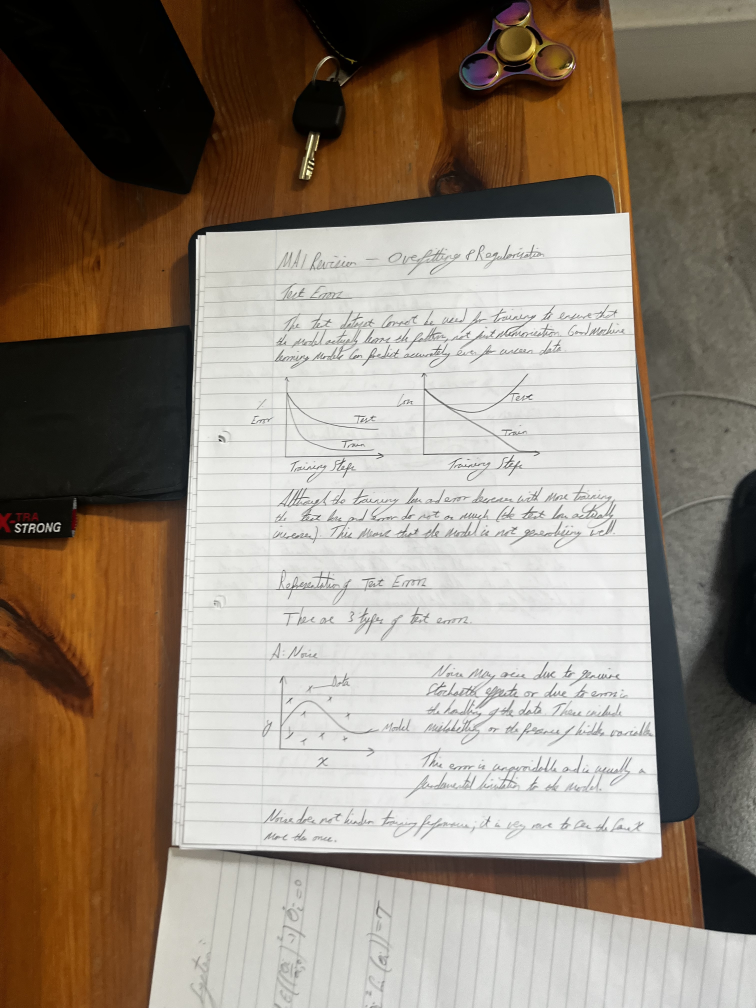
#> input picture tests/fixtures/IMG_0085.jpeg, 3024 x 4032 px (shown at 1/4 size)
$ python -i image.py   (imports and definitions only)
#> lines starting #> are read from the running program, lines starting #| are printed output that depends on the picture; after the words box and inside, x2 and y2 are one past the last pixel; in counts of white or black regions, pixels touching at a corner belong together
#> in load_and_clean, img is the input picture: shape (4032, 3024, 3); mean B, G, R 120, 133, 145.1
import cv2
import numpy as np
from pathlib import Path

"""def load_grayscale(image_path: str | Path) -> np.ndarray:
   '''Loads the image as a grayscale from the path'''
   image = cv2.imread(str(image_path), cv2.IMREAD_GRAYSCALE)
   return image

def load_colour(image_path: str | Path) -> np.ndarray:
   image = cv2.imread(str(image_path), cv2.IMREAD_COLOR_RGB)
   return image

def binarise(image: np.ndarray) -> np.ndarray:
   '''Finds the black/white cutoff to increase the contrast'''
   _, binary_image = cv2.threshold(
      image, 0, 255, cv2.THRESH_BINARY + cv2.THRESH_OTSU
   )
   return binary_image

def deskew(image: np.ndarray) -> np.ndarray:
   '''rotates the image to correct for tilted photos'''

   # Find dark pixel coords
   coords = np.column_stack(np.where(image < 128))

   # Not enough content to measure skew
   if len(coords) < 10:
      return image

   # Finds the Angle
   angle = cv2.minAreaRect(coords)[-1]
   if angle < -45:
      angle = 90 + angle

   # Skip rotation if skew is negligible
   if abs(angle) < 0.5:
      return image

   # Finds the centre of the image and warps to a rectangle
   height, width = image.shape
   centre = (width // 2, height // 2)
   matrix = cv2.getRotationMatrix2D(centre, angle, 1.0)
   return cv2.warpAffine(
      image, matrix, (width, height),
      flags=cv2.INTER_CUBIC,
      borderMode=cv2.BORDER_REPLICATE
   )


def denoise(image: np.ndarray) -> np.ndarray:
   '''Light noise reduction: removes speckles without removing lines'''
   kernel = cv2.getStructuringElement(cv2.MORPH_RECT, (2, 2))
   return cv2.morphologyEx(image, cv2.MORPH_OPEN, kernel)

def save_debug(image: np.ndarray, path: str | Path) -> None:
   '''saves the image at a debug location'''
   cv2.imwrite(str(path), image)

def load_and_clean(image_path: str | Path, save_image_path: None | str | Path = None) -> np.ndarray:
   '''loads and cleans up the image'''
   image = load_grayscale(image_path)
   image = binarise(image)
   image = deskew(image)
   image = denoise(image)

   if save_image_path != None:
      save_debug(image, save_image_path)

   return image"""


def crop_to_page(img: np.ndarray) -> np.ndarray:
    """
    Detects the largest light-coloured rectangular region (the page)
    and crops to it. Falls back to the full image if no clear page
    boundary is found.
    """
    # Convert to HSV — easier to isolate light/white regions than in BGR
    hsv = cv2.cvtColor(img, cv2.COLOR_BGR2HSV)
#> hsv: shape (4032, 3024, 3); mean H, S, V 30.2, 78.8, 145.8

    # Mask for light regions: low saturation, high value (brightness)
    # This captures white and near-white paper regardless of lighting
    lower = np.array([0, 0, 160])
    upper = np.array([180, 60, 255])
    mask = cv2.inRange(hsv, lower, upper)
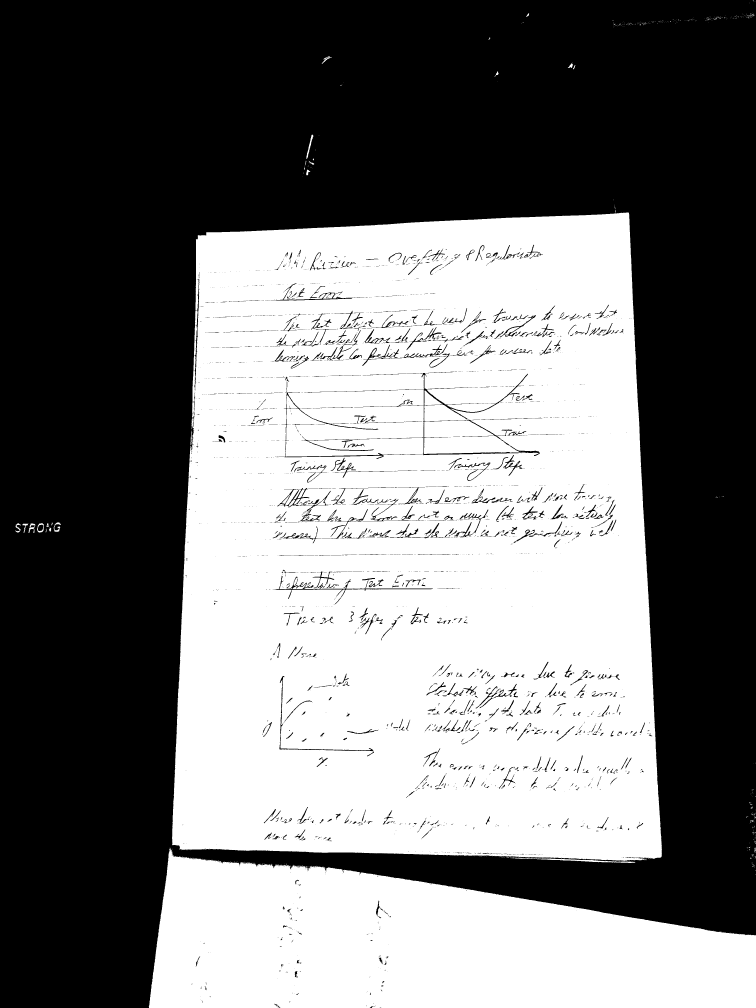
#> mask: shape (4032, 3024) (shown at 1/4 size); 46.1% white; 723 white regions (665 under 20 px), largest, box (x1, y1, x2, y2) and area: (688, 850, 2648, 3444) 4495616, (595, 3395, 3024, 4032) 1117139, (2141, 3433, 2541, 3452) 1860

    # Clean up the mask — close small holes, remove speckle
    kernel = cv2.getStructuringElement(cv2.MORPH_RECT, (20, 20))
    mask = cv2.morphologyEx(mask, cv2.MORPH_CLOSE, kernel)
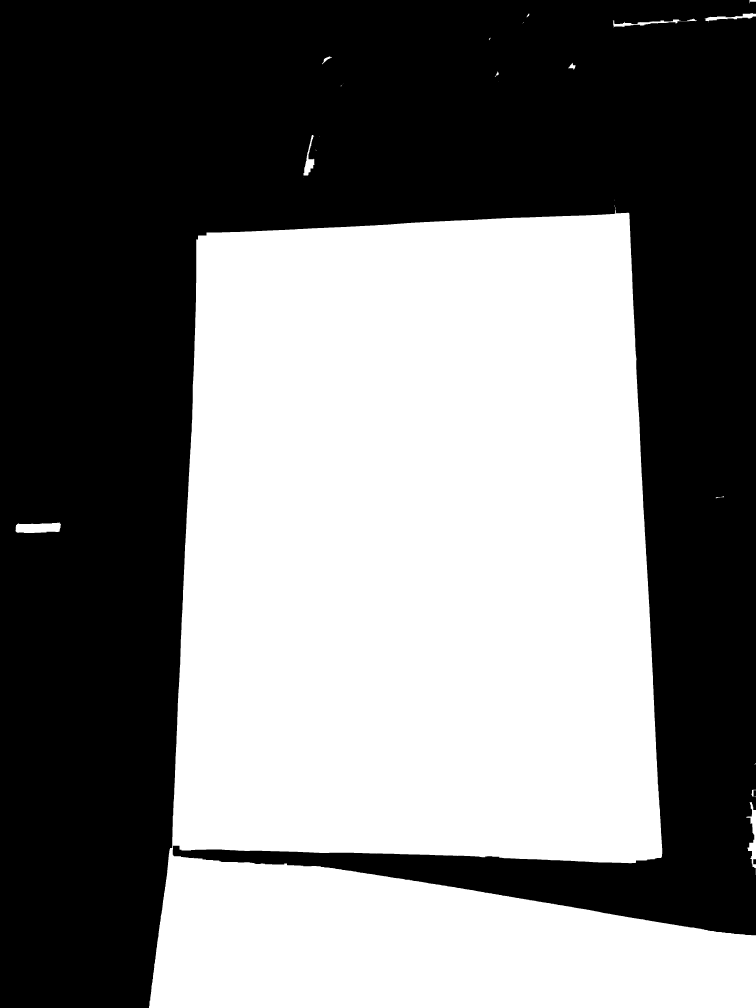
#> mask: shape (4032, 3024) (shown at 1/4 size); 47.5% white; 25 white regions (11 under 20 px), largest, box (x1, y1, x2, y2) and area: (596, 820, 3024, 4032) 5771848, (62, 2090, 244, 2132) 6231, (2985, 3209, 3024, 3500) 4151
    mask = cv2.morphologyEx(mask, cv2.MORPH_OPEN, kernel)
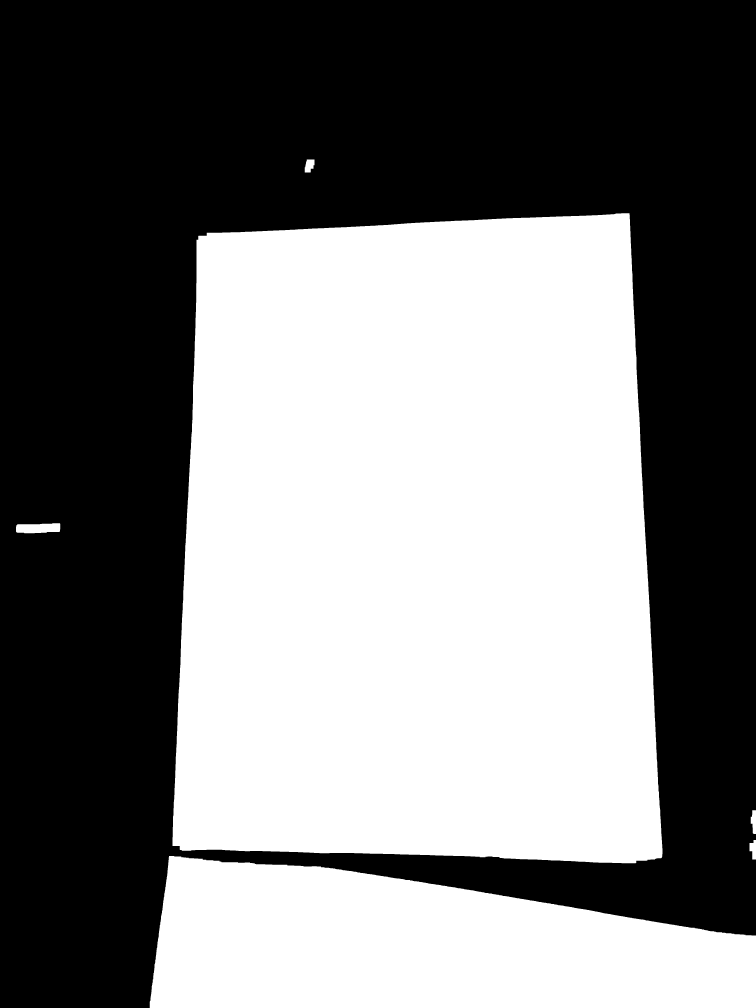
#> mask: shape (4032, 3024) (shown at 1/4 size); 47.4% white; 6 white regions

    contours, _ = cv2.findContours(
        mask, cv2.RETR_EXTERNAL, cv2.CHAIN_APPROX_SIMPLE
    )
#> contours = 6 contours; box (x1, y1, x2, y2) and area: (690, 853, 2650, 3453) 4647743, (599, 3424, 3024, 4032) 1113493, (64, 2093, 241, 2133) 5927, (1219, 638, 1258, 690) 1508, (3003, 3241, 3024, 3336) 1415, (2998, 3360, 3024, 3438) 1371

    if not contours:
        return img

    # Take the largest contour — assumed to be the page
    largest = max(contours, key=cv2.contourArea)
#> largest = contour of 782 points, box (x1, y1, x2, y2) (690, 853, 2650, 3453), area 4647743

    # Reject if the detected region is less than 20% of the image
    # (probably noise rather than a real page)
    image_area = img.shape[0] * img.shape[1]
    if cv2.contourArea(largest) < image_area * 0.2:
        return img

    # Get a tight bounding rectangle and crop with a small margin
    x, y, w, h = cv2.boundingRect(largest)
#> x = 690; y = 853; w = 1960; h = 2600
    margin = 20
    x = max(0, x - margin)
#> x = 670
    y = max(0, y - margin)
#> y = 833
    w = min(img.shape[1] - x, w + margin * 2)
#> w = 2000
    h = min(img.shape[0] - y, h + margin * 2)
#> h = 2640

    return img[y:y + h, x:x + w]
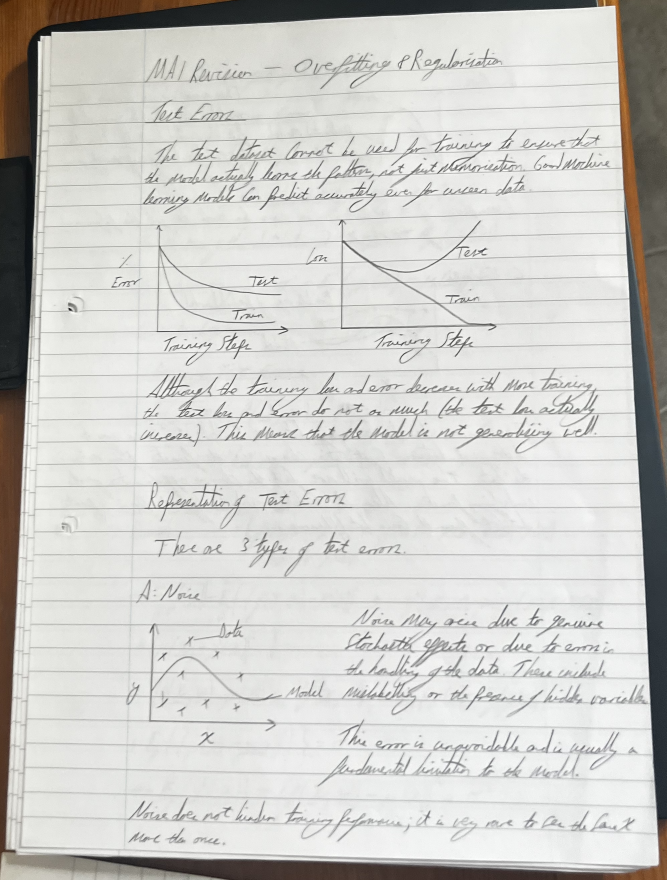
#> returned value: shape (2640, 2000, 3) (shown at 1/3 size); mean of channels 0, 1, 2 201.1, 204.5, 205.2; drawn as B, G, R


def resize_if_large(img: np.ndarray, max_dimension: int = 1600) -> np.ndarray:
#> called with max_dimension = 1600
    h, w = img.shape[:2]
    if max(h, w) <= max_dimension:
        return img
    scale = max_dimension / max(h, w)
    return cv2.resize(img, (int(w * scale), int(h * scale)))
#> returned value: shape (1600, 1212, 3)


def load_and_clean(image_path: str | Path) -> np.ndarray:
    """
    Load a colour image, crop to the page content, and resize if needed.
    """
    img = cv2.imread(str(image_path), cv2.IMREAD_COLOR)
    if img is None:
        raise ValueError(f"Could not load image at {image_path}")

    img = crop_to_page(img)
    img = resize_if_large(img, max_dimension=1600)

    return img

def save_debug(img: np.ndarray, path: str | Path) -> None:
    cv2.imwrite(str(path), img)

>>> result = load_and_clean('../../tests/fixtures/IMG_0085.jpeg')

$ run again, on tests/fixtures/IMG_0086.jpeg
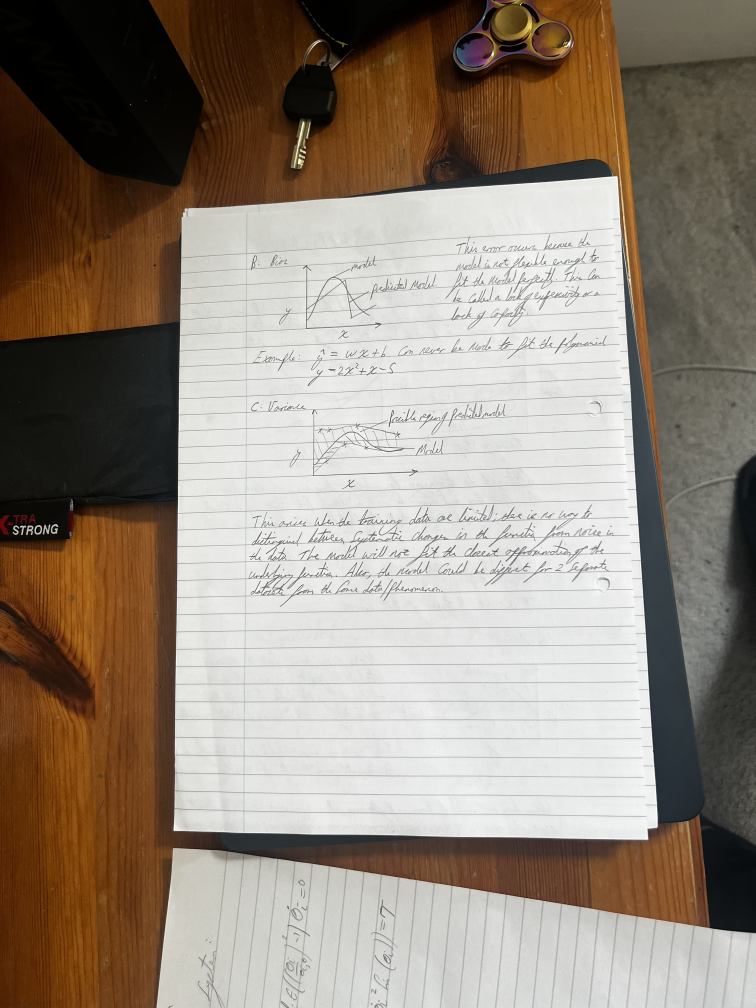
#> input picture tests/fixtures/IMG_0086.jpeg, 3024 x 4032 px (shown at 1/4 size)
#> in load_and_clean, img is the input picture: shape (4032, 3024, 3); mean B, G, R 123, 135.5, 147.4
#> hsv: shape (4032, 3024, 3); mean H, S, V 31.3, 75.6, 148.2
#> in crop_to_page, `mask = cv2.morphologyEx(mask, cv2.MORPH_CLOSE, kernel)`:
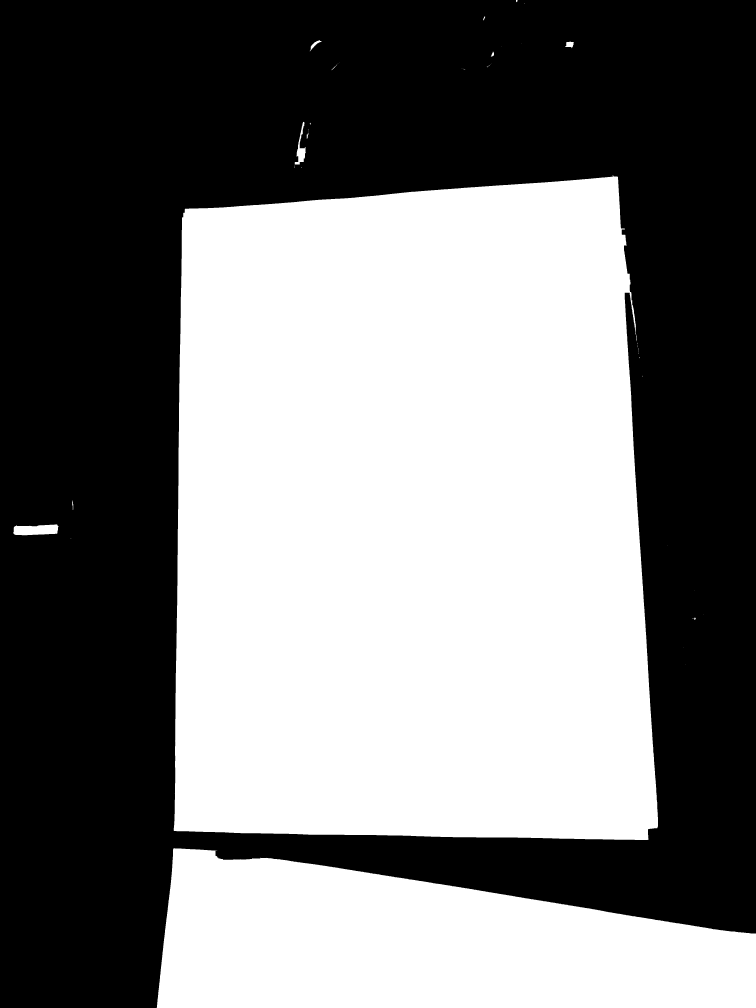
#> mask: shape (4032, 3024) (shown at 1/4 size); 48.2% white; 44 white regions (31 under 20 px), largest, box (x1, y1, x2, y2) and area: (695, 700, 2632, 3360) 4736353, (627, 3393, 3024, 4032) 1126012, (52, 2097, 234, 2141) 6383
#> contours = 5 contours; box (x1, y1, x2, y2) and area: (697, 708, 2633, 3361) 4730844, (629, 3395, 3024, 4032) 1120456, (56, 2100, 232, 2142) 6120, (1189, 594, 1223, 649) 1502, (2267, 169, 2292, 189) 456
#> largest = contour of 778 points, box (x1, y1, x2, y2) (697, 708, 2633, 3361), area 4730844
#> in crop_to_page, `x, y, w, h = cv2.boundingRect(largest)`: x = 697; y = 708; w = 1936; h = 2653
#> in crop_to_page, `x = max(0, x - margin)`: x = 677
#> in crop_to_page, `y = max(0, y - margin)`: y = 688
#> in crop_to_page, `w = min(img.shape[1] - x, w + margin * 2)`: w = 1976
#> in crop_to_page, `h = min(img.shape[0] - y, h + margin * 2)`: h = 2693
#> in crop_to_page, `return img[y:y + h, x:x + w]`:
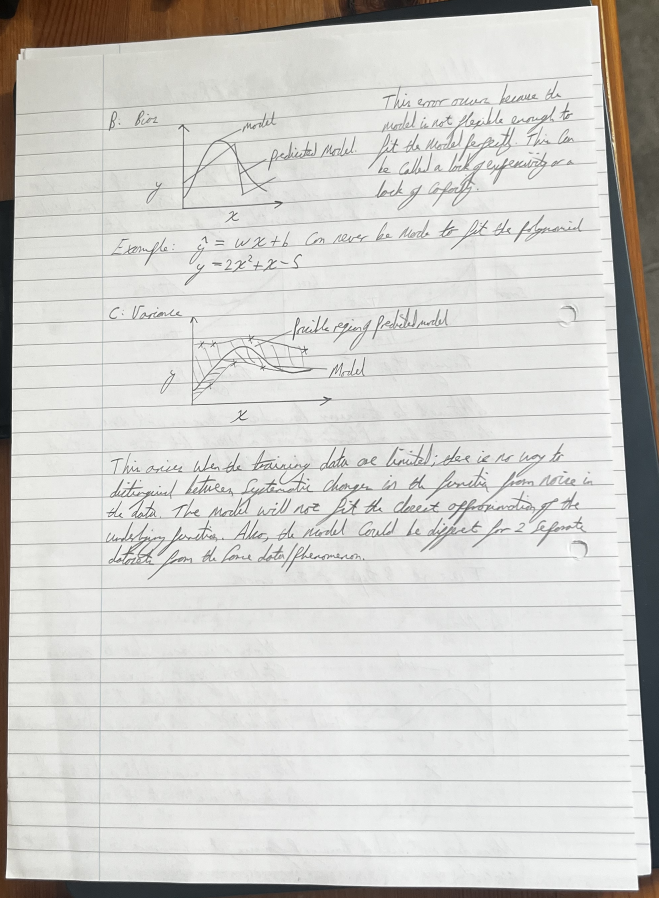
#> returned value: shape (2693, 1976, 3) (shown at 1/3 size); mean of channels 0, 1, 2 203.7, 207.2, 208.1; drawn as B, G, R
